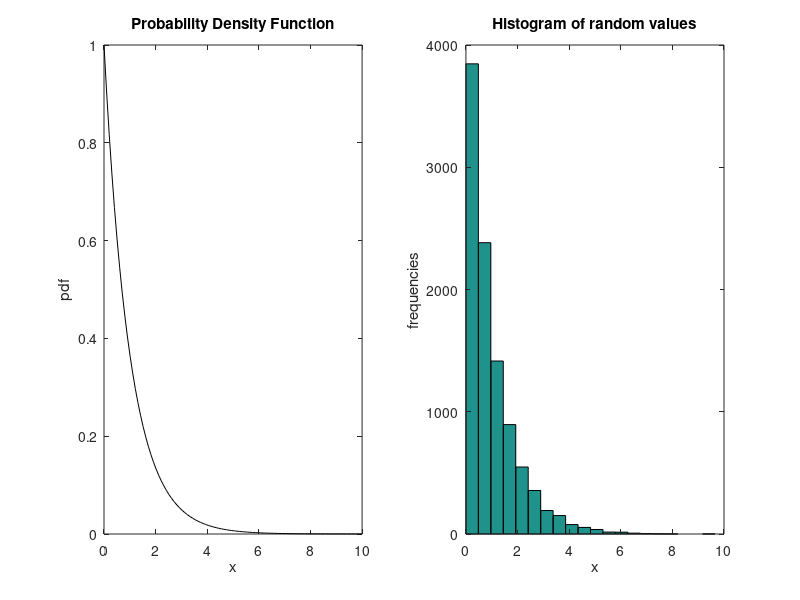

Write MATLAB code to recreate this figure.
% Code exploring the normal distribution

lambda = 1;
xmin = 0; % min for pdf and cdf plot
xmax = 10; % max for plot
n = 100; % number of points on the plot
k = 10000 % number of samples for histogram

% create a set of values from xmin to xmax
x = linspace (xmin, xmax, n)
a = exppdf (x, lambda) % pdf


figure (1); clf;

subplot (1, 2, 1);
plot (x, a, 'k-');
xlabel ('x'); ylabel ('pdf');
title ('Probability Density Function');

% draw k random numbers from a N (mu, sigma) distribution
seed=1; rand ('state', seed);
u = rand (1,k);
y = -1 * log(1 - u) * lambda;


subplot (1,2,2);
hist(y, 20);
xlabel ('x'); ylabel ('frequencies');
title ('Histogram of random values');